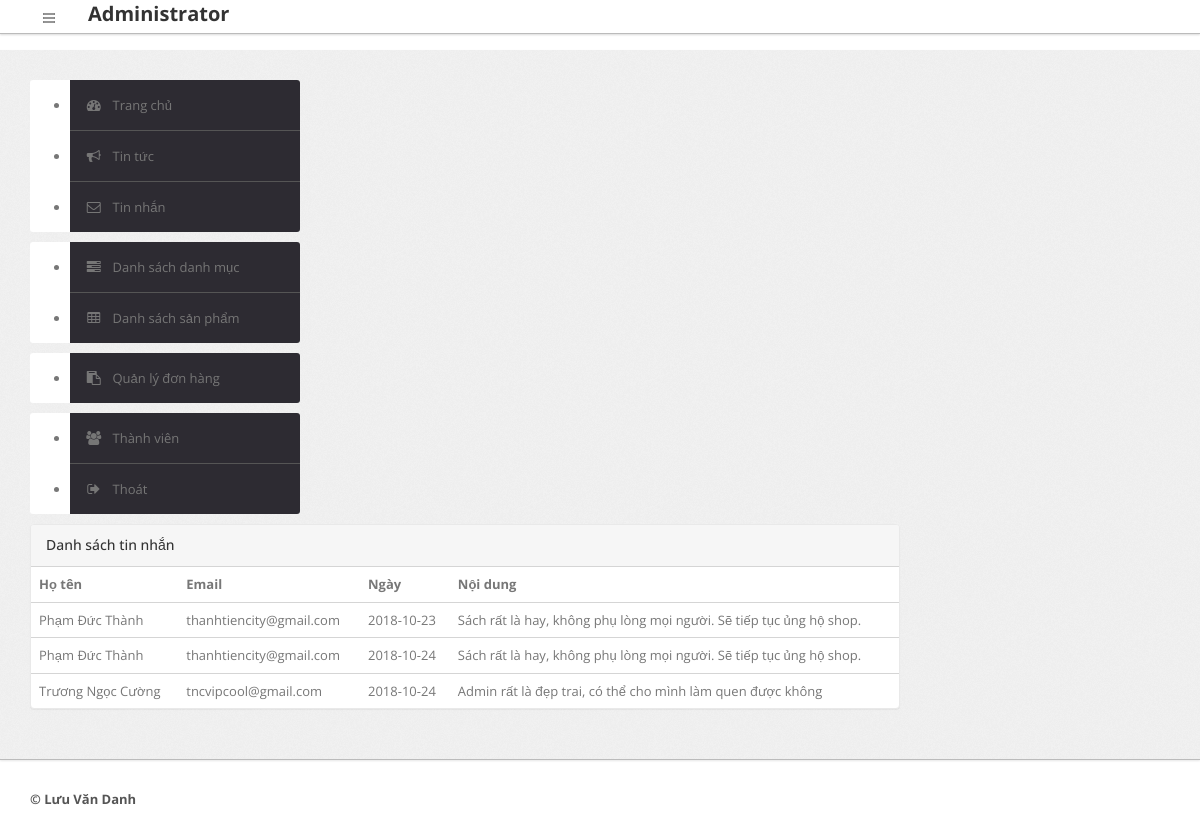
Page /admin/index.php?page=tinnhan (signed in) on the committed database.
### tables this page shows
CREATE TABLE IF NOT EXISTS `phanhoi` (
  `maph` int(11) NOT NULL,
  `hoten` varchar(50) NOT NULL,
  `email` varchar(100) NOT NULL,
  `ngayph` date NOT NULL,
  `noidung` varchar(1000) NOT NULL
);

### admin/cms/tinnhan.php (the view)
<div class="span9">
    <div class="content">
      <div class="module">
         <div class="module-head">
           <h3>Danh sách tin nhắn</h3>
         </div>
          <?php
               $query = "select * from phanhoi order by maph desc";
               $rows=$db->query($query);
               echo "<table class='table'>";
               echo "<tr>"
                       . "<th>Họ tên</th>"
                       . "<th>Email</th>"
                       . "<th>Ngày</th>"
                       . "<th>Nội dung</th>"
                    . "</tr>";
               foreach($rows as $r)
               {
                   echo "<tr>"
                           . "<td>$r[1]</td>"
                           . "<td>$r[2]</td>"
                           . "<td>$r[3]</td>"
                            . "<td>$r[4]</td>"
                        . "</tr>";
               }
               echo "</table>";
               ?>
                              </div>
                        </div>
                    </div>

### cssjsadmin/css/theme.css (style rules this page uses)
body { font-size: 13px; font-family: 'Open Sans', Arial, sans-serif; background: #fff; color: #777 }
h1, h2, h3, h4, h5, h6 { color: #333; margin-top: 0 }
h3 { font-size: 20px }
.module { background: #fff; -webkit-border-radius: 3px; -moz-border-radius: 3px; border-radius: 3px; border: 1px solid #ccc; border-bottom-color: #bbb; -webkit-box-shadow: 0 0 1px rgba(0,0,0,0.2); -moz-box-shadow: 0 0 1px rgba(0,0,0,0.2); box-shadow: 0 0 1px rgba(0,0,0,0.2); margin-bottom: 30px }
.table { margin-bottom: 0 }
.table th, .table td { border-color: #d5d5d5!important }
.module { box-shadow: 0 0 3px rgba(0,0,0,.1); border-color: #e9e9e9; margin-bottom: 20px; background-color: #fff; border-radius: 4px; -webkit-box-shadow: 0 1px 1px rgba(0,0,0,.05); box-shadow: 0 1px 1px rgba(0,0,0,.05); }
.module-head { color: #767676; background-color: #f6f6f6; border-color: #e9e9e9; padding: 10px 15px; border-bottom: 1px solid transparent; border-top-right-radius: 3px; border-top-left-radius: 3px; }
.module-head h3 { font-size: 14px; line-height: 20px; height: 20px; margin: 0 }

### rows in the picture
phanhoi: hoten "Phạm Đức Thành", email "thanhtiencity@gmail.com", ngayph "2018-10-23", noidung "Sách rất là hay, không phụ lòng mọi người. Sẽ tiếp tục ủng hộ shop."
phanhoi: hoten "Phạm Đức Thành", email "thanhtiencity@gmail.com", ngayph "2018-10-24", noidung "Sách rất là hay, không phụ lòng mọi người. Sẽ tiếp tục ủng hộ shop."
phanhoi: hoten "Trương Ngọc Cường", email "tncvipcool@gmail.com", ngayph "2018-10-24", noidung "Admin rất là đẹp trai, có thể cho mình làm quen được không"
